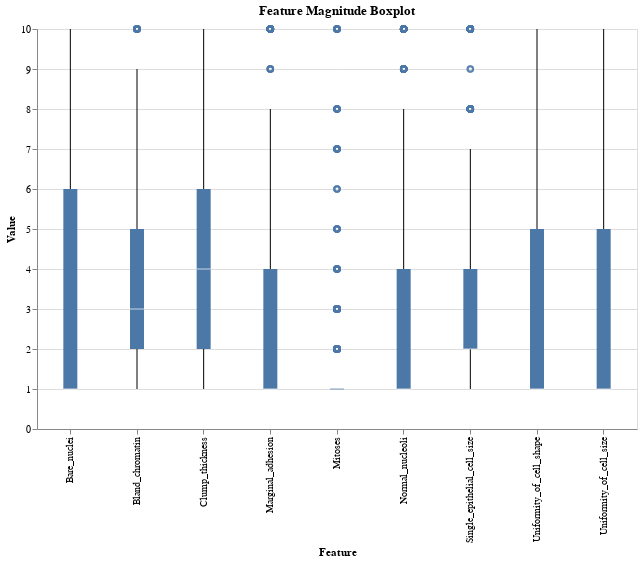

Notebook cell for this chart:
### Markdown cell above
####	Feature Magnitude

Feature magnitude issues can happen when some features in a dataset have different scales. This may impact the efficiency of data analysis algorithms that are scale sensitive. 

To begin with, one can define a boxplot as a graphical representation of statistical data used to detect outliers. Outliers are usually values that fall below Q1 - 1.5IQR or above Q3 + 1.5IQR where the first and third quartiles are Q1 and Q3 respectively, and IQR is the Interquartile Range (Q3 - Q1).

A box plot is made up of a box (that’s why it’s called a box plot) which represents the IQR, a line that shows the median value within the box, and two whiskers extending from the box to represent the range of values covered by 1.5*IQR for data. Those lying beyond the whiskers are outliers.

### Code cell
import altair as alt

def show_boxplot(df: pd.DataFrame) -> alt.Chart:
    # Boxplot for visualizing feature magnitudes
    boxplot = alt.Chart(df).transform_fold(
        df.columns.tolist(),
        as_=['Feature', 'Value']
    ).mark_boxplot().encode(
        x='Feature:N',
        y='Value:Q'
    ).properties(
        width=600,
        height=400,
        title='Feature Magnitude Boxplot'
    )
    return boxplot

show_boxplot(df.drop(columns="Class")).show()

### Figure 1 — Vega-Lite specification as saved in the notebook (floating-point values rounded to 4 significant figures; data arrays with more than 128 entries replaced by an {"elided": "..."} marker saying what was removed)
{"config": {"view": {"continuousWidth": 300, "continuousHeight": 300}}, "data": {"name": "data-33497e8d83bae1b61f27fa18f4775550"}, "mark": {"type": "boxplot"}, "encoding": {"x": {"field": "Feature", "type": "nominal"}, "y": {"field": "Value", "type": "quantitative"}}, "height": 400, "title": "Feature Magnitude Boxplot", "transform": [{"fold": ["Clump_thickness", "Uniformity_of_cell_size", "Uniformity_of_cell_shape", "Marginal_adhesion", "Single_epithelial_cell_size", "Bare_nuclei", "Bland_chromatin", "Normal_nucleoli", "Mitoses"], "as": ["Feature", "Value"]}], "width": 600, "$schema": "https://vega.github.io/schema/vega-lite/v5.17.0.json", "datasets": {"data-33497e8d83bae1b61f27fa18f4775550": {"elided": "699 records"}}}
